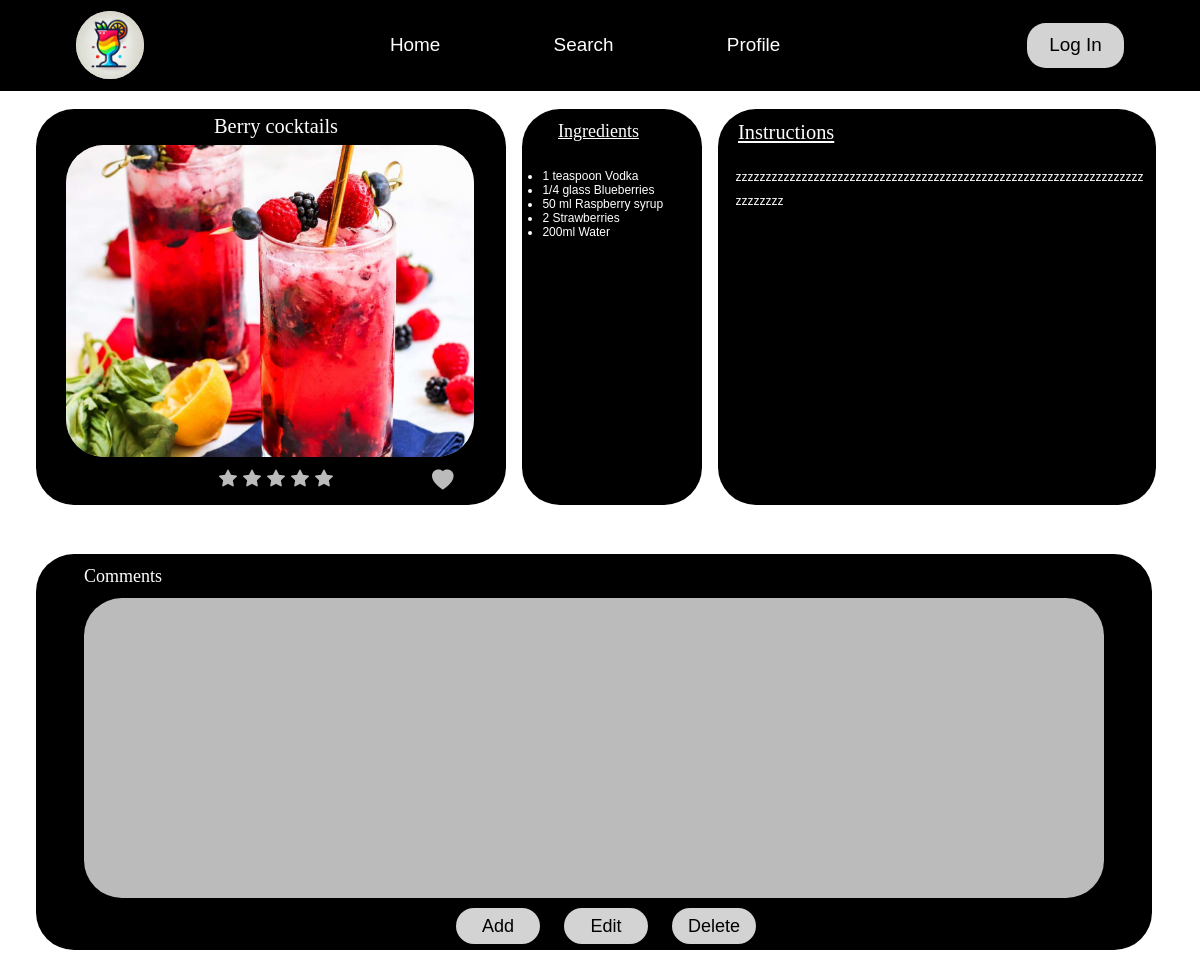
Screenshot of /recipes.php?idDrink=1000005 with the database file from the repository.
### tables this page shows
CREATE TABLE `drinks` (
  `idDrink` int(20) NOT NULL,
  `strDrink` varchar(50) NOT NULL,
  `strInstructions` varchar(1000) NOT NULL,
  `strDrinkThumb` varchar(200) NOT NULL,
  `strCategory` varchar(50) NOT NULL,
  `Posted` datetime(6) NOT NULL,
  `idUser` int(7) NOT NULL
);

### recipes.php (the view, shortened to what this page needs)
<!DOCTYPE html>
<html lang="en">
<head>
    <link rel="stylesheet" href="recipes.css">
    <link rel="stylesheet" href="https://cdn.jsdelivr.net/npm/bootstrap-icons@1.11.3/font/bootstrap-icons.min.css">
    <link rel="stylesheet" href="aglobal.css">
</head>
<body>
<?php include 'navbar.php'; ?>
<?php
require_once 'db_connection.php';
$idDrink = isset($_GET['idDrink']) ? intval($_GET['idDrink']) : 0;
$cocktailName = "Name not available";
$cocktailImg = "default.jpg";
$cocktailIngredients = "Ingredients not available";
$cocktailInstructions = "Instructions not available";
if ($idDrink >= 1000000) {
    $sqlDrink = "SELECT strDrink, strDrinkThumb, strInstructions FROM drinks WHERE idDrink = ?";
    if ($stmtDrink = $conn->prepare($sqlDrink)) {
        $stmtDrink->bind_param("i", $idDrink);
        $stmtDrink->execute();
        $resultDrink = $stmtDrink->get_result();
        if ($resultDrink->num_rows > 0) {
            $drinkData = $resultDrink->fetch_assoc();
            $cocktailName = $drinkData['strDrink'];
            $cocktailImg = $drinkData['strDrinkThumb'];
            $cocktailInstructions = $drinkData['strInstructions'];
    $sqlRecipes = "SELECT r.strMeasure, i.strIngredient
    FROM recipes r
    JOIN ingredients i ON r.idIngredient = i.idIngredient
    WHERE r.idDrink = ?";
    if ($stmtRecipes = $conn->prepare($sqlRecipes)) {
        $stmtRecipes->bind_param("i", $idDrink);
        $stmtRecipes->execute();
        $resultRecipes = $stmtRecipes->get_result();
        $ingredients = [];
        while ($row = $resultRecipes->fetch_assoc()) {
            $ingredients[] = $row['strMeasure'] . ' ' . $row['strIngredient'];
        }
        $cocktailIngredients = implode(', ', $ingredients);
    } else {
        echo "Error in ingredient query: " . $conn->error;
    }
            } else {
                echo "No data found for idDrink = " . $idDrink;
            }
        } else {
            echo "Error in beverage query: " . $conn->error;
        }
}
$rating = 0;
?>
    <div class="squar">
    <div class="squar-title"> <?php echo htmlspecialchars($cocktailName); ?> </div>
        <div class="squar1 g_addRoundedCorners">
        <div class="favorite-icon">
        <i class="bi bi-heart-fill heart-icon <?php echo $isFavorited ? 'active' : ''; ?>"
            data-id="<?php echo $idDrink; ?>"
            onclick="toggleFavorite(<?php echo $idDrink; ?>)"></i>
        </div>
        </div>
        <div class="squar2 g_addRoundedCorners">
            <img src="<?php echo htmlspecialchars($cocktailImg); ?>" alt="<?php echo htmlspecialchars($cocktailName); ?>" style="width: 100%; height: 100%; object-fit: cover;">
        </div>
        <div class="rating-img">
            <div class="rating">
                <?php for ($i = 1; $i <= 5; $i++): ?>
                    <i class="bi bi-star-fill star <?php echo $i <= $rating ? 'checked' : ''; ?>"></i>
                <?php endfor; ?>
            </div>
        </div>
    <div class="Descriptions">
        <div class="Instructions">Instructions</div>
            <div class="Lorem-shadow">
            <div class="lorem">
               <?php echo htmlspecialchars($cocktailInstructions); ?>
            </div>
            </div>
    </div>
    <div class="recipe-colum">
    <div class="columtitle"> Ingredients</div>
    <div class="ingredients-list">
        <ul>
            <?php
            $ingredientsArray = explode(', ', $cocktailIngredients);
            foreach ($ingredientsArray as $ingredient) {
                echo "<li>" . htmlspecialchars($ingredient) . "</li>";
            }
            ?>
        </ul>
    </div>
</div>
    </div>
<div class="coments">
    <div class="comentarios">Comments</div>
    <div class="coments-box2" id="coments-box2">
    </div>
    <div class="butoms">
        <button class="add" id="add-btn">Add</button>
        <button class="edit" id="edit-btn">Edit</button>
        <button class="delete"id="delete-btn">Delete</button>
    </div>
</div>
</body>
</html>

### recipes.css (style rules this page uses)
.squar { height: 4.6vw; position: relative; right: 2vw; }
.squar-title { font-size: 1.7vw; color: #ffffff; top: 2vw; position: absolute; z-index: 1; font-family: 'Playfair Display', serif; left: 25%; transform: translateX(-50%); white-space: nowrap; }
.squar1 { width: 39.2vw; height: 33vw; background-color: #000000; position: relative; left: 5vw; top: 1.5vw; text-align: center; }
.heart-icon { font-size: 1.8vw; color: #bbb; cursor: pointer; transition: color 0.3s ease; }
.favorite-icon { display: flex; justify-content: center; align-items: center; position: absolute; top: 30vw; left: 33vw; }
.squar2 { width: 34vw; height: 26vw; background-color: #908e8e; position: absolute; left: 7.5vw; top: 4.5vw; overflow: hidden; }
.squar2 img { width: 100%; height: 100%; object-fit: cover; }
.Instructions { position: absolute; top: 2.5vw; left: 63.5vw; font-family: 'Playfair Display', serif; font-size: 1.7vw; color: #ffffff; text-decoration: underline; z-index: 2; }
.lorem { left: 1.5vw; top: 4.7vw; position: absolute; max-width:34vw; font-size: 1vw; line-height: 2; color: #ffffff; word-break: break-word; }
.Lorem-shadow { left: 61.8vw; top: 1.5vw; position: absolute; width: 36.5vw; height: 33vw; background-color: #000000; border-radius: 10mm; overflow: hidden; display: flex; justify-content: center; align-items: center; }
.rating-img { width: 10vw; height: 1.8vw; position: absolute; left: 20vw; top: 31.5vw; display: flex; justify-content: center; align-items: center; padding: 0.2vw; border-radius: 10mm; }
.rating { position: absolute; top: 0vw; left: 0vw; display: flex; justify-content: space-around; width: 100%; }
.star { font-size: 1.5vw; color:#bbb; transition: color 0.5s; cursor: pointer; }
.recipe-colum { width: 15vw; height: 33vw; background-color: #000000; color: white; position: absolute; left: 45.5vw; top: 1.5vw; border-radius: 10mm; }
.columtitle { font-size: 1.5vw; width: 30px; text-align: center; color: #ffffff; top: 1vw; left: 3vw; position: absolute; z-index: 3; font-family: 'Playfair Display', serif; text-decoration: underline; }
.ingredients-list { position: absolute; left: 1.7vw; top: 5vw; font-size: 1vw; word-break: break-word; }
.coments { position: relative; right: 53vw; top: 37vw; word-wrap: break-word; font-size: 1.5vw; padding-bottom: 30px; }
.coments-box2 { font-size: 20px; width: 85vw; height: 25vw; background-color: #bbb; position: absolute; color: white; z-index: 3; left: 60vw; top: 0.7vw; float: left; padding: 10px; overflow-y: auto; box-sizing: border-box; border-radius: 10mm; }
.comentarios { position: relative; font-family: 'Playfair Display', serif; position: absolute; top: -2vw; left: 60vw; color: #ffffff; font-size: 1.5vw; z-index: 3; }
.butoms { position: absolute; top: 0vw; left: 19vw; }
.add { position: absolute; left: 72vw; top: 26.5vw; }
.edit { position: absolute; left: 81vw; top: 26.5vw; }
.delete { position: absolute; left: 90vw; top: 26.5vw; }
.add, .edit, .delete { width: 7vw; height: 3vw; background-color: #d3d3d3; color: black; border-radius: 5mm; border: none; cursor: pointer; text-align: center; line-height: 3vw; font-size: 1.5vw; z-index: 3; }

### aglobal.css (style rules this page uses)
* { margin: 0; padding: 0; box-sizing: border-box; }
body { font-family: Arial, sans-serif; }
.g_addRoundedCorners { border-radius: 10mm; }

### rows the page displays
drinks: strDrink "Berry cocktails", strDrinkThumb (picture), strInstructions "zzzzzzzzzzzzzzzzzzzzzzzzzzzzzzzzzzzzzzzzzzzzzzzzzzzzzzzzzzzzzzzzzzzzzzzzzzzz"

### other values shown
$ingredient "1 teaspoon Vodka"
$ingredient "1/4 glass Blueberries"
$ingredient "50 ml Raspberry syrup"
$ingredient "2 Strawberries"
$ingredient "200ml Water"
